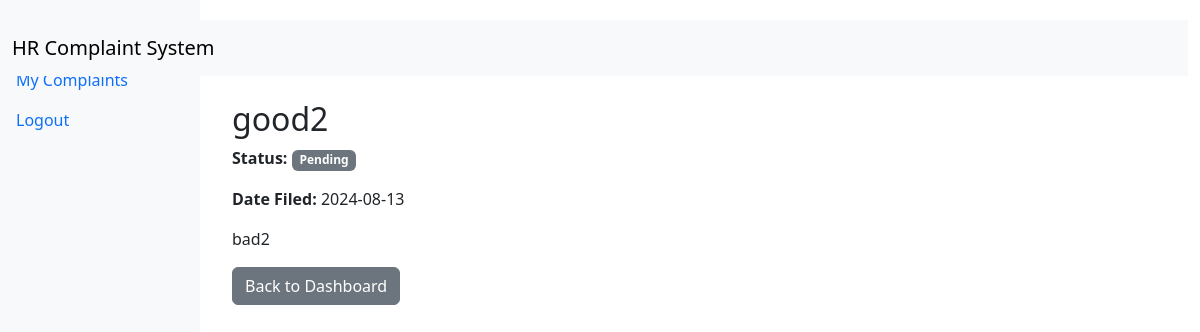
Screenshot of /complaint/3 (signed in) with the database file from the repository.
### app/models.py (models this page shows, shortened)
class Complaint(db.Model):
    id = db.Column(db.Integer, primary_key=True)
    title = db.Column(db.String(100), nullable=False)
    description = db.Column(db.Text, nullable=False)
    date_posted = db.Column(db.DateTime, nullable=False, default=datetime.utcnow)
    status = db.Column(db.String(20), nullable=False, default='Pending')
    user_id = db.Column(db.Integer, db.ForeignKey('user.id'), nullable=False)

### app/blueprints/employee/routes.py (the view)
@employee.route('/complaint/<int:complaint_id>')
@login_required
def complaint_detail(complaint_id):
    complaint = Complaint.query.get_or_404(complaint_id)
    if complaint.author != current_user:
        abort(403)
    return render_template('complaint_detail.html', complaint=complaint)

### app/__init__.py (called while the page is built)
def create_app(config_class=Config):
    app = Flask(__name__)
    app.config.from_object(config_class)
    db.init_app(app)
    login_manager.init_app(app)
    migrate.init_app(app, db)
    from app.blueprints.auth.routes import auth
    from app.blueprints.employee.routes import employee
    from app.blueprints.manager.routes import manager
    from app.blueprints.admin.routes import admin
    from app.errors.handlers import errors
    app.register_blueprint(auth)
    app.register_blueprint(employee)
    app.register_blueprint(manager)
    app.register_blueprint(admin)
    app.register_blueprint(errors)
    @login_manager.user_loader
    def load_user(user_id):
        from app.models import User  # Import the User model here to avoid circular import
        return User.query.get(int(user_id))
    return app

### app/templates/complaint_detail.html (shortened to what this page needs)
{% extends "base.html" %}
{% block content %}
<div class="row justify-content-center">
    <div class="col-md-8">
        <h2>{{ complaint.title }}</h2>
        <p><strong>Status:</strong> <span class="badge bg-secondary">{{ complaint.status }}</span></p>
        <p><strong>Date Filed:</strong> {{ complaint.date_posted.strftime('%Y-%m-%d') }}</p>
        <p>{{ complaint.description }}</p>
        <a href="{{ url_for('employee.dashboard') }}" class="btn btn-secondary">Back to Dashboard</a>
    </div>
</div>
{% endblock %}

### app/static/css/styles.css (style rules this page uses)
body { background-color: #f8f9fa; }

### rows the page displays
Complaint: title "good2", status "Pending", date_posted "2024-08-13", description "bad2"
